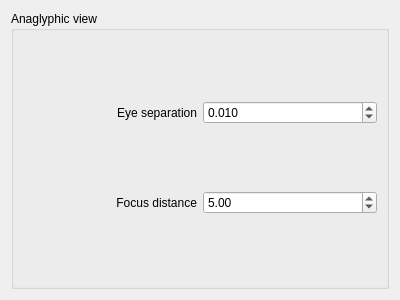
<?xml version="1.0" encoding="UTF-8"?>
<ui version="4.0">
 <class>StereoscopicConfig</class>
 <widget class="QWidget" name="StereoscopicConfig">
  <property name="geometry">
   <rect>
    <x>0</x>
    <y>0</y>
    <width>400</width>
    <height>300</height>
   </rect>
  </property>
  <property name="windowTitle">
   <string>Form</string>
  </property>
  <layout class="QGridLayout" name="gridLayout">
   <item row="0" column="0">
    <widget class="QGroupBox" name="groupBox">
     <property name="autoFillBackground">
      <bool>false</bool>
     </property>
     <property name="title">
      <string>Anaglyphic view</string>
     </property>
     <layout class="QGridLayout" name="gridLayout_2">
      <item row="1" column="1">
       <widget class="QDoubleSpinBox" name="spinFocusDist">
        <property name="minimum">
         <double>0.100000000000000</double>
        </property>
        <property name="maximum">
         <double>20.000000000000000</double>
        </property>
        <property name="singleStep">
         <double>2.000000000000000</double>
        </property>
        <property name="value">
         <double>5.000000000000000</double>
        </property>
       </widget>
      </item>
      <item row="0" column="1">
       <widget class="QDoubleSpinBox" name="spinEyeSep">
        <property name="decimals">
         <number>3</number>
        </property>
        <property name="minimum">
         <double>0.001000000000000</double>
        </property>
        <property name="maximum">
         <double>1.000000000000000</double>
        </property>
        <property name="singleStep">
         <double>0.050000000000000</double>
        </property>
        <property name="value">
         <double>0.010000000000000</double>
        </property>
       </widget>
      </item>
      <item row="0" column="0">
       <widget class="QLabel" name="label">
        <property name="contextMenuPolicy">
         <enum>Qt::ActionsContextMenu</enum>
        </property>
        <property name="layoutDirection">
         <enum>Qt::LeftToRight</enum>
        </property>
        <property name="text">
         <string>Eye separation</string>
        </property>
        <property name="alignment">
         <set>Qt::AlignRight|Qt::AlignTrailing|Qt::AlignVCenter</set>
        </property>
       </widget>
      </item>
      <item row="1" column="0">
       <widget class="QLabel" name="label_2">
        <property name="text">
         <string>Focus distance</string>
        </property>
        <property name="alignment">
         <set>Qt::AlignRight|Qt::AlignTrailing|Qt::AlignVCenter</set>
        </property>
       </widget>
      </item>
     </layout>
    </widget>
   </item>
  </layout>
 </widget>
 <resources/>
 <connections/>
</ui>
